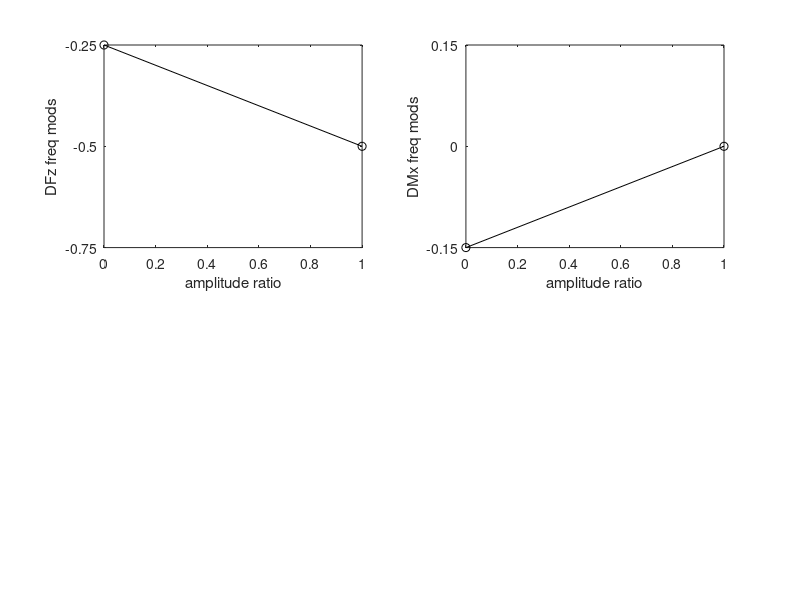

Here is the MATLAB script that generated this plot: (Note: this script raises an error after producing the figure.)

close all
clc
clear

%% constants
DFz0 = -.5;          % Vertical force enhancement from freq modulation !!! read from data !!!
Mx0 = .3;           % Roll torque from a single wing !!! read from data !!!

DMx0 = Mx0 * DFz0;    % Roll torque enhancement from freq modulation, for a single wing !!! read from data !!!

Fz_min = 1.5*DFz0;
Fz_max = 0.5*DFz0;

Mx_min = DMx0;
Mx_max = -DMx0;

fit_type = 'poly22';
plot_fit = 1;

%% intact wing: Fz&M vs Amp ratio reduction
% create linear fit for vertical force change from frequency variation with reducing Amplitude
Ai_DFzi  = [1 0]';
DFzi_DFzi = [DFz0 DFz0/2]';
[DFzi_Ai_fit, DFzi_Ai_fit_error] = polyfit(Ai_DFzi,DFzi_DFzi,1);

% create linear fit for roll torque change from frequency variation with reducing Amplitude
Ai_DMxi  = [1 0]';
DMxi_DMxi = [0 DMx0]';
[DMxi_Ai_fit, DMxi_Ai_fit_error] = polyfit(Ai_DMxi,DMxi_DMxi,1);

% plot results of intact wing
figure(1)
subplot(2,2,1)
plot(Ai_DFzi,DFzi_DFzi,'o-k')
xlabel('amplitude ratio')
ylabel('DFz freq mods')
ylim([Fz_min Fz_max])
set(gca,'ytick',Fz_min:(Fz_max-Fz_min)/2:Fz_max)

subplot(2,2,2)
plot(Ai_DMxi,DMxi_DMxi,'o-k')
xlabel('amplitude ratio')
ylabel('DMx freq mods')
ylim([Mx_min Mx_max])
set(gca,'ytick',Mx_min:(Mx_max-Mx_min)/2:Mx_max)


%% damaged wing: Fz&M vs Amp ratio & S2&S3
% constants

% colormap: blue to white to red
cmap_surf=cbrewer('div','RdBu',100);
cmap_surf = flipud(cmap_surf);
% % black at edges
% cmap_surf(1,:) = [0 0 0];
% cmap_surf(end,:) = [0 0 0];

%% create surface fit for vertical force change from frequency variation in Amplitude & S2 space

% DFzd = DFz0/2 along S2=0 line
Ad_S2 = [0:.1:1.5]';
S2_S2 = zeros(size(Ad_S2));
DFzd_S2 = DFz0/2 * ones(size(Ad_S2));

% DFzd = DFz0/2 along Ad=0 line
S2_Ad = [0:.1:1.5]';
Ad_Ad = zeros(size(S2_Ad));
DFzd_Ad = DFz0/2 * ones(size(S2_Ad));

% DFzd = DFz0 at Ad=1 & S2=1
S2_AdS2 = ones(size(S2_Ad));
Ad_AdS2 = ones(size(S2_Ad));
DFzd_AdS2 = DFz0 * ones(size(S2_Ad));

Ad_DFzd = [Ad_S2;Ad_Ad;Ad_AdS2];
S2_DFzd = [S2_S2;S2_Ad;S2_AdS2];
DFzd_DFzd = [DFzd_S2;DFzd_Ad;DFzd_AdS2];

% DFzd-Aratio-S2ratio SurfFit
figure(1)
subplot(2,2,3)
[DFzd_Amp_S2_SurfFit, DFzd_Amp_S2_SurfFit_error] = createSurfaceFit(Ad_DFzd, S2_DFzd ,DFzd_DFzd ,fit_type ,plot_fit);
view(2)
shading interp
axis equal
axis tight
xlabel('amplitude ratio')
ylabel('S2 ratio')
title([])
% set(gca,'xtick',S2_min:(S2_max-S2_min)/2:S2_max)
% set(gca,'ytick',S3_min:(S3_max-S3_min)/2:S3_max)
caxis([Fz_min Fz_max])
colormap(cmap_surf)
h = colorbar
title('DFz due to frequency modulation')
set(h,'ytick',Fz_min:(Fz_max-Fz_min)/2:Fz_max)


%% create surface fit for roll torque change from frequency variation in Amplitude & S3 space

% DMxd = DMx0/2 along S3=0 line
Ad_S3  = [0:.1:1.5]';
S3_S3  = zeros(size(Ad_S3));
DMxd_S3 = DMx0 * ones(size(Ad_S3));

% DMxd = DMx0/2 along Ad=0 line
S3_Ad  = [0:.1:1.5]';
Ad_Ad  = zeros(size(S3_Ad));
DMxd_Ad = DMx0 * ones(size(S3_Ad));

% DMxd = DMx0 at Ad=1 & S3=1
S3_AdS3  = ones(size(S3_Ad));
Ad_AdS3  = ones(size(S3_Ad));
DMxd_AdS3 = zeros(size(S3_Ad));

Ad_DMxd = [Ad_S3;Ad_Ad;Ad_AdS3];
S3_DMxd = [S3_S3;S3_Ad;S3_AdS3];
DMxd_DMxd = [DMxd_S3;DMxd_Ad;DMxd_AdS3];

% DMxd-Aratio-S3ratio SurfFit & plot
figure(1)
subplot(2,2,4)
[DMxd_Amp_S3_SurfFit, DMxd_Amp_S3_SurfFit_error] = createSurfaceFit(Ad_DMxd, S3_DMxd ,DMxd_DMxd ,fit_type ,plot_fit);
view(2)
shading interp
axis equal
axis tight
xlabel('amplitude ratio')
ylabel('S3 ratio')
title([])
% set(gca,'xtick',S3_min:(S3_max-S3_min)/2:S3_max)
% set(gca,'ytick',S3_min:(S3_max-S3_min)/2:S3_max)
caxis([Mx_min Mx_max])
colormap(cmap_surf)
h = colorbar
title('DMx due to frequency modulation')
set(h,'ytick',Mx_min:(Mx_max-Mx_min)/2:Mx_max)


%% save figs
mkdir('FreqMods_FnMenhancement')
cd('FreqMods_FnMenhancement')

figure(1)
saveas(gcf,'FreqMods_FnM_vs_Amplitude_vs_S2nS3_DamagedSurfFits_IntactLinFits.fig')
saveas(gcf,'FreqMods_FnM_vs_Amplitude_vs_S2nS3_DamagedSurfFits_IntactLinFits.png')
plot2svg('FreqMods_FnM_vs_Amplitude_vs_S2nS3_DamagedSurfFits_IntactLinFits.svg')

cd ..

%% save data
save('roboflyDB_FreqMods_FnM_vs_Amplitude_vs_S2nS3_DamagedSurfFits_IntactLinFits.mat')


